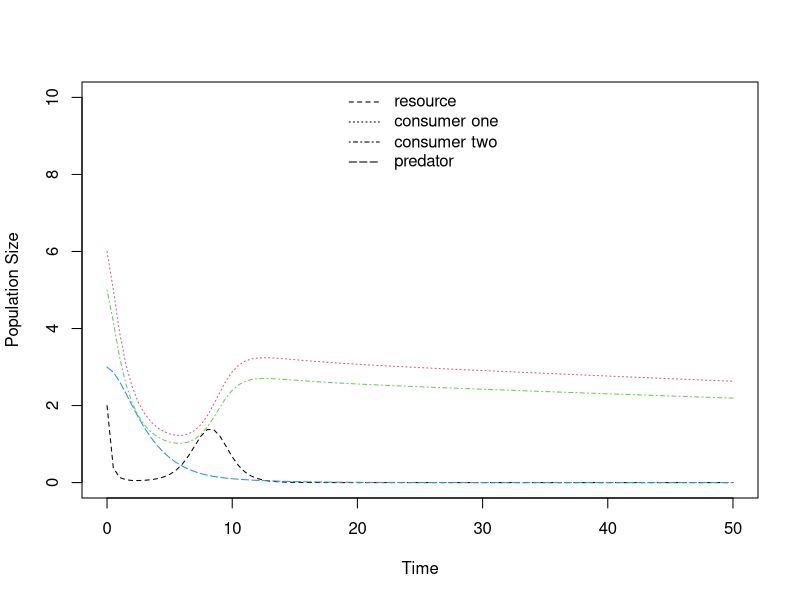
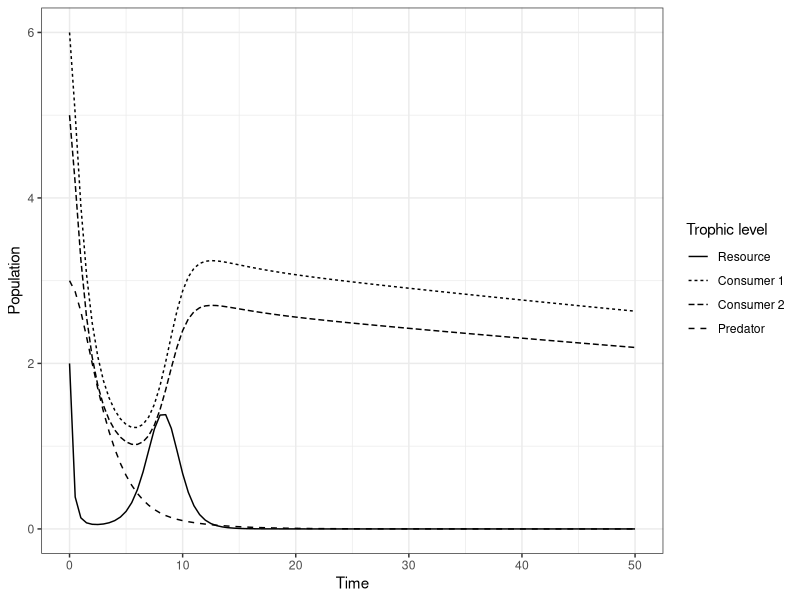

Write the R code that produced these figures, in order.
library(deSolve)
library(ggplot2)
#From Abrams 1993. Effect of Increased Productivity on the Abundances of Trophic Levels.
#The American Naturalist, Vol. 141, No. 3. (Mar., 1993), pp. 351-371
#URL: http://links.jstor.org/sici?sici=0003-0147%28199303%29141%3A3%3C351%3AEOIPOT%3E2.0.CO%3B2-%23
#Model based on figure 2.21.

####FUNCTION####
predprey.log.prey <- function(t, y, params) {
  R <- y[1]
  C1 <- y[2]
  C2 <- y[3]
  P <- y[4]
  
  with(as.list(params), {
    dR.dt <- r * R * (1 - R / k) - a1 * R * C1 - a2 * R * C2
    dC1.dt <- e1 * a1 * R * C1 - a3 * C1 * P - dC * C1
    dC2.dt <- e2 * a2 * R * C2 - a4 * C2 * P - dC * C2
    dP.dt <-  e3 * a3 * C1 * P + e4 * a4 * C2 * P - d * P
    return(list(c(dR.dt, dC1.dt, dC2.dt, dP.dt)))
  })
}

r <- 2 #Intrinsic growth of resource (logistic)
e1 <- 0.5 #Efficacy of take-up from resource to consumer 1
e2 <- 0.5 #Efficacy of take-up from resource to consumer 2
e3 <- 0.2 #Efficacy of take-up from consumer 1 to predator
e4 <- 0.2 #Efficacy of take-up from consumer 2 to predator

a1 <- 0.5 #Attack rate of consumer 1 on resource
a2 <- 0.5 #Attack rate of consumer 2 on resource
a3 <- 0.2 #Attack rate of predator on consumer 1
a4 <- 0.2 #Attack rate of predator on consumer 2

d <- 0.5 #Mortality of predator
dC <- 0.005 #Mortality of consumers
k <- 10 #Carrying capacity of resource

R0 <- 2 #Initial resource population
C10 <- 6 #Initial consumer 1 population
C20 <- 5 #Initial consumer 2 population
P0 <- 3 #Initial predator population
params.log.prey1 <- c(r = r, e1 = e1, e2 = e2, e3 = e3, e4 = e4, a1 = a1, a2 = a2, a3 = a3, a4 = a4, d = d, k = k, dC = dC)
MaxTime <- 50
Time <- seq(0, MaxTime, by = 0.5)
log.prey.out <- ode(c(R0, C10, C20, P0), Time, predprey.log.prey, params.log.prey1)

####PLOTTING####
matplot(Time, (log.prey.out[, 2:5]), type = "l", lty = 2:5, col = c(1, 2, 3, 4), ylab = "Population Size", xlab="Time", ylim = c(0,10))
legend("top", c(expression("resource"), expression("consumer one"), expression("consumer two"), expression("predator")), lty = 2:5, bty = "n")

####PLOT WITH GGOPLOT####
library(ggplot2)
library(tidyr)
#Reshape to long format
log.prey.out <- as.data.frame(log.prey.out)
log.prey.out$time <- as.numeric(log.prey.out$time)
log.prey.out <- gather(log.prey.out, key = "Trophic level", value = "Population_size", -time)
#Plot
ggplot(data = log.prey.out, aes(x = time, y = Population_size, linetype = `Trophic level`)) +
  geom_line() +
  theme_bw() + 
  labs(x = "Time", y = "Population") +
  scale_linetype_discrete(labels=c('Resource', 'Consumer 1','Consumer 2', 'Predator'))
